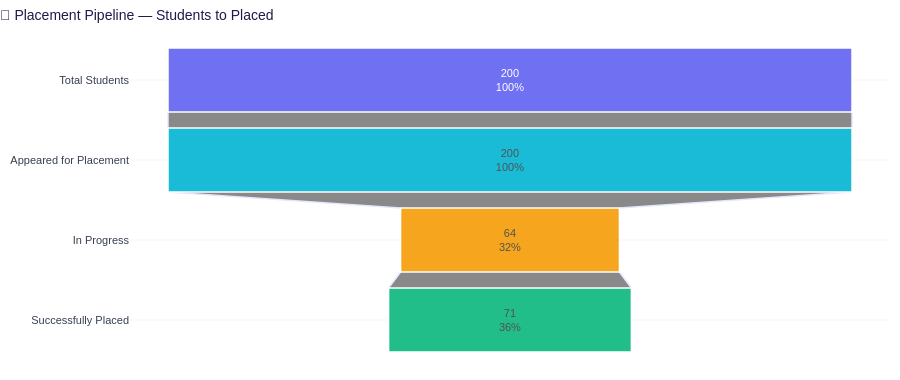

Notebook cell for this chart:
### Markdown cell above
## 3 · Placement Pipeline Funnel

### Code cell
# ═══════════════════════════════════════════════════════════════════════════════
# ROW 2B — Placement Pipeline Funnel
# ═══════════════════════════════════════════════════════════════════════════════

pipeline_stages = [
    ('Total Students',        len(students)),
    ('Appeared for Placement', len(placement)),
    ('In Progress',           int(inprog_count)),
    ('Successfully Placed',   int(placed_count)),
]

fig_funnel = go.Figure(go.Funnel(
    y=[s for s, _ in pipeline_stages],
    x=[v for _, v in pipeline_stages],
    textinfo='value+percent initial',
    marker=dict(
        color=['#6366F1','#06B6D4','#F59E0B','#10B981'],
        line=dict(color='white', width=1.5),
    ),
    connector=dict(line=dict(color='#E0E7FF', width=1.5)),
    opacity=0.92,
))

fig_funnel.update_layout(
    title=dict(text='🔽 Placement Pipeline — Students to Placed',
               font=dict(size=14, color='#1E1B4B'), x=0),
    margin=dict(t=50, b=20, l=10, r=10),
    paper_bgcolor='white', plot_bgcolor='rgba(0,0,0,0)',
)
plotly_defaults(fig_funnel, 380)
fig_funnel.show()

### Figure 1 — Plotly figure (JSON) as saved in the notebook; plotly's stock layout.template omitted (floating-point values rounded to 4 significant figures)
{"data": [{"connector": {"line": {"color": "#E0E7FF", "width": 1.5}}, "marker": {"color": ["#6366F1", "#06B6D4", "#F59E0B", "#10B981"], "line": {"color": "white", "width": 1.5}}, "opacity": 0.92, "textinfo": "value+percent initial", "type": "funnel", "x": [200, 200, 64, 71], "y": ["Total Students", "Appeared for Placement", "In Progress", "Successfully Placed"]}], "layout": {"font": {"color": "#374151", "family": "Arial, sans-serif", "size": 11}, "height": 380, "legend": {"orientation": "h", "x": 0, "xanchor": "left", "y": 1.02, "yanchor": "bottom"}, "margin": {"b": 20, "l": 10, "r": 10, "t": 40}, "paper_bgcolor": "white", "plot_bgcolor": "rgba(0,0,0,0)", "title": {"font": {"color": "#1E1B4B", "size": 14}, "text": "🔽 Placement Pipeline — Students to Placed", "x": 0}, "xaxis": {"showgrid": false, "showline": false}, "yaxis": {"gridcolor": "rgba(99,102,241,.08)", "showgrid": true, "showline": false}}}
